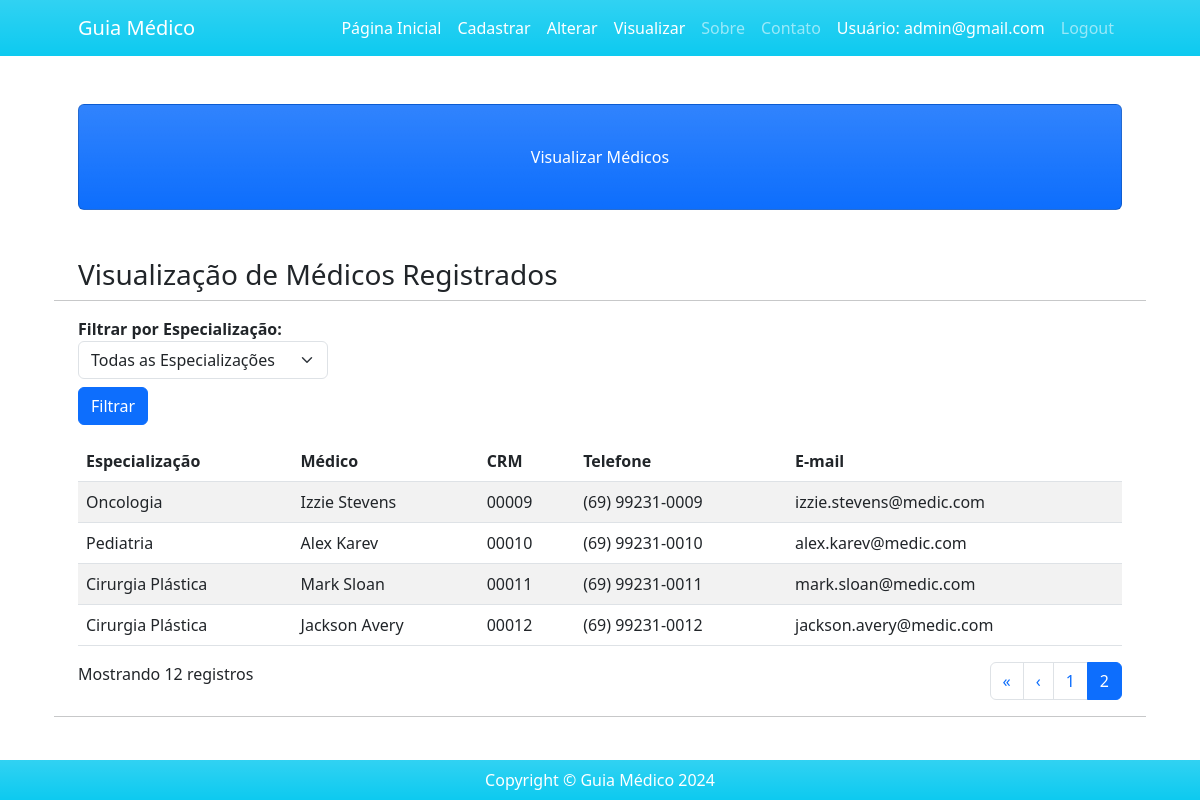
The app's page /visualizar/?page=2 (signed in) with its own data.
### usuarios/models.py (models this page shows)
class Medico(models.Model):
    nome_medico = models.CharField(max_length=200)
    especializacao = models.CharField(max_length=200)
    crm = models.CharField(max_length=10)
    email = models.EmailField(max_length=50)
    telefone = models.CharField(
        max_length=15,
        validators=[RegexValidator(regex=r'^\+?1?\d{9,15}$', message="Número de telefone inválido")])

### usuarios/views.py (the view)
# urls.py: path('visualizar/', views.visualizar_medicos, name = 'visualizar'),
def visualizar_medicos(request):
    especializacao_selecionada = request.POST.get('especializacao', '')
    if especializacao_selecionada:
        lista_medicos = Medico.objects.filter(especializacao=especializacao_selecionada)
    else:
        lista_medicos = Medico.objects.all()
    paginator = Paginator(lista_medicos, 8)  # Exibe 8 médicos por página
    page_number = request.GET.get('page')
    lista_medicos = paginator.get_page(page_number)
    lista_especializacoes = Medico.objects.values_list('especializacao', flat=True).distinct()
    return render(request, 'usuarios/visualizar.html', {
        'lista_medicos': lista_medicos,
        'lista_especializacoes': lista_especializacoes,
        'especializacao_selecionada': especializacao_selecionada
    })

### usuarios/templates/usuarios/visualizar.html (shortened to what this page needs)
{% extends 'usuarios/base.html' %}
{% block titulo %}Visualizar Médicos{% endblock %}
{% block conteudo %}
<h3>Visualização de Médicos Registrados</h3>
<hr>
<form action="{% url 'visualizar' %}" method="POST">
    <div class="filter mb-3">
        <label for="medicoEspecialidade"><strong>Filtrar por Especialização:</strong></label>
        <select name="especializacao" id="medicoEspecialidade" class="form-select" style="width: 250px;">
            <option value="">Todas as Especializações</option>
        </select>
        <button type="submit" class="btn btn-primary mt-2">Filtrar</button>
    </div>
</form>
<div class="table-responsive">
    <table class="table table-striped">
        <thead>
            <tr>
                <th>Especialização</th>
                <th>Médico</th>
                <th>CRM</th>
                <th>Telefone</th>
                <th>E-mail</th>
            </tr>
        </thead>
        <tbody>
        {% for medico in lista_medicos %}
            <tr>
                <td>{{ medico.especializacao }}</td>
                <td>{{ medico.nome_medico }}</td>
                <td>{{ medico.crm }}</td>
                <td>{{ medico.telefone }}</td>
                <td>{{ medico.email }}</td>
            </tr>
        {% empty %}
            <tr>
                <td colspan="5" class="text-center">Nenhum registro encontrado.</td>
            </tr>
        {% endfor %}
        </tbody>
    </table>
</div>
<div class="d-flex justify-content-between">
    <div>
        <p>Mostrando {{ lista_medicos.paginator.count }} registros</p>
    </div>
    <nav>
        <ul class="pagination">
            {% if lista_medicos.has_previous %}
                <li class="page-item">
                    <a class="page-link" href="?page=1" aria-label="Primeira">
                        <span aria-hidden="true">&laquo;</span>
                    </a>
                </li>
                <li class="page-item">
                    <a class="page-link" href="?page={{ lista_medicos.previous_page_number }}" aria-label="Anterior">
                        <span aria-hidden="true">&lsaquo;</span>
                    </a>
                </li>
            {% endif %}
            {% for i in lista_medicos.paginator.page_range %}
                {% if lista_medicos.number == i %}
                    <li class="page-item active"><a class="page-link" href="#">{{ i }}</a></li>
                {% else %}
                    <li class="page-item"><a class="page-link" href="?page={{ i }}">{{ i }}</a></li>
                {% endif %}
            {% endfor %}
        </ul>
    </nav>
</div>
<hr>
{% endblock %}

### usuarios/templates/usuarios/base.html (shortened to what this page needs)
{% load static %}
<!DOCTYPE html>
<html lang="pt-br">
<head>
    <link href="{% static 'css/bootstrap.min.css' %}" rel="stylesheet">
</head>
<body>
    <nav class="navbar navbar-expand-lg navbar-dark bg-info bg-gradient">
        <div class="container px-5">
            <a class="navbar-brand" href="{% url 'home' %}">Guia Médico</a>
            <div class="collapse navbar-collapse" id="navbarSupportedContent">
                <ul class="navbar-nav ms-auto mb-2 mb-lg-0">
                {% if user.is_authenticated %}
                    <li class="nav-item"><a class="nav-link active" aria-current="page" href="{% url 'home' %}">Página Inicial</a></li>
                    <li class="nav-item"><a class="nav-link active" aria-current="page" href="{% url 'lancar' %}">Cadastrar</a></li>
                    <li class="nav-item"><a class="nav-link active" aria-current="page" href="{% url 'alterar' %}">Alterar</a></li>
                    <li class="nav-item"><a class="nav-link active" aria-current="page" href="{% url 'visualizar' %}">Visualizar</a></li>
                    <li class="nav-item"><a class="nav-link" href="#!">Sobre</a></li>
                    <li class="nav-item"><a class="nav-link" href="#!">Contato</a></li>
                    <li class="nav-item"><a class="nav-link active" aria-current="page" href="#!">Usuário: {{ user.email }}</a></li>
                    <li class="nav-item"><a class="nav-link" href="{% url 'logout' %}">Logout</a></li>
                {% endif %}
                </ul>
            </div>
        </div>
    </nav>
    <div class="container px-4 px-lg-5">
        <div class="card text-white bg-primary bg-gradient my-5 py-4 text-center">
            <div class="card-body">
                <p class="text-white m-0">{% block titulo %}Seja bem-vindo(a) ao Guia Médico, aqui encontrará os profissionais disponíveis.{% endblock %}</p>
            </div>
        </div>
        <div class="row gx-4 gx-lg-5">
            {% block conteudo %}{% endblock %}
        </div>
    </div>
    <footer class="fixed-bottom py-2 bg-info bg-gradient">
        <div class="container px-4 px-lg-5">
            <p class="m-0 text-center text-white">Copyright &copy; Guia Médico 2024</p>
        </div>
    </footer>
</body>
</html>

### records on screen
Medico: especializacao "Oncologia", nome_medico "Izzie Stevens", crm "00009", telefone "(69) 99231-0009", email "izzie.stevens@medic.com"
Medico: especializacao "Pediatria", nome_medico "Alex Karev", crm "00010", telefone "(69) 99231-0010", email "alex.karev@medic.com"
Medico: especializacao "Cirurgia Plástica", nome_medico "Mark Sloan", crm "00011", telefone "(69) 99231-0011", email "mark.sloan@medic.com"
Medico: especializacao "Cirurgia Plástica", nome_medico "Jackson Avery", crm "00012", telefone "(69) 99231-0012", email "jackson.avery@medic.com"

### other values on screen
{{ user.email }} "admin@gmail.com"
{{ lista_medicos.paginator.count }} "12"
{{ i }} "1"
{{ i }} "2"
